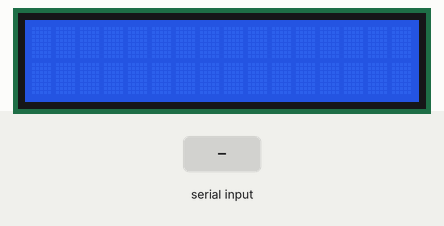
This sketch was run on a simulated Arduino Uno, built with avr-gcc and run on an emulated ATmega328P. Parts: 16×2 character LCD. Inputs (shaded band) come from the test bench.

Above: at 1.2 s.
1.3 s: "1" received over Serial
At 2.3 s:
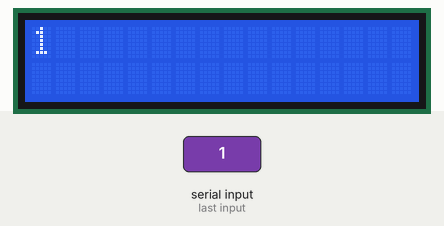
2.9 s: "0" received over Serial
At 3.5 s:
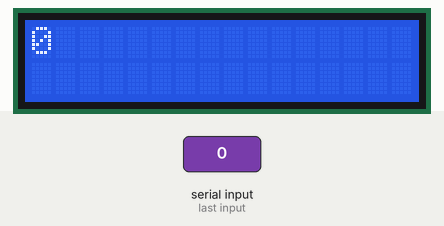
4.5 s: "2" received over Serial
At 5.9 s:
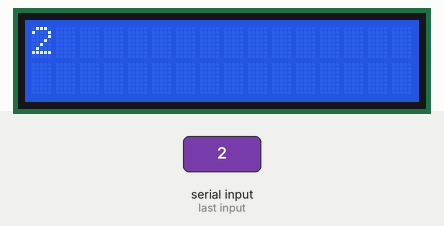
Timing chart, 0 to 7.5 s (numbered marks = the images above; inputs shaded):
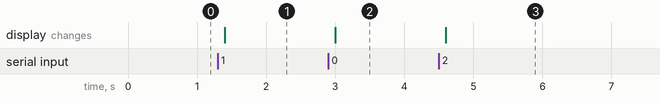

Measured:
- after the input at 1.3 s, the display: changes after 0.10 s (image 1)
- after the input at 2.9 s, the display: changes after 0.10 s (image 2)
- after the input at 4.5 s, the display: changes after 0.10 s (image 3)

The sketch:

SerialDisplay.ino
```cpp
/*
University of Western Australia
ELEC5552 - Semester 2 2019 - Project 9

 The circuit:
 * LCD RS pin to digital pin 8
 * LCD Enable pin to digital pin 9
 * LCD D4 pin to digital pin 4
 * LCD D5 pin to digital pin 5
 * LCD D6 pin to digital pin 6
 * LCD D7 pin to digital pin 7
 * LCD R/W pin to ground

*/

//Libraries
#include <LiquidCrystal.h>

//Initialisation
//--LCD
const int rs = 8, en = 9, d4 = 4, d5 = 5, d6 = 6, d7 = 7;
LiquidCrystal lcd(rs, en, d4, d5, d6, d7);

void setup() {
  // set up the LCD's number of columns and rows:
  lcd.begin(16, 2);
  // initialize the serial communications:
  Serial.begin(9600);
}

void loop() {
  // when characters arrive over the serial port...
  if (Serial.available()) {
    // wait a bit for the entire message to arrive
    delay(100);
    // clear the screen
    lcd.clear();
    // read all the available characters
    while (Serial.available() > 0) {
      // display each character to the LCD
      lcd.write(Serial.read());
    }
  }
}
```
